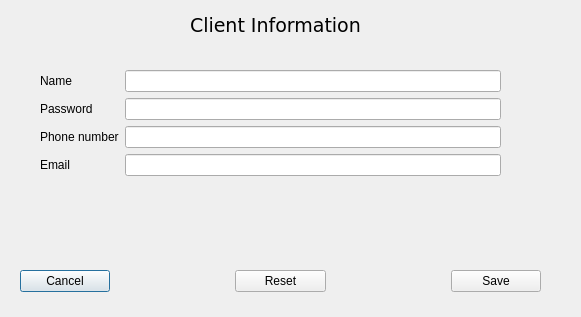
<?xml version="1.0" encoding="UTF-8"?>
<ui version="4.0">
 <class>AddClientDialog</class>
 <widget class="QDialog" name="AddClientDialog">
  <property name="geometry">
   <rect>
    <x>0</x>
    <y>0</y>
    <width>581</width>
    <height>317</height>
   </rect>
  </property>
  <property name="windowTitle">
   <string>Dialog</string>
  </property>
  <widget class="QLabel" name="label_title">
   <property name="geometry">
    <rect>
     <x>190</x>
     <y>0</y>
     <width>181</width>
     <height>51</height>
    </rect>
   </property>
   <property name="font">
    <font>
     <family>DejaVu Sans</family>
     <pointsize>14</pointsize>
    </font>
   </property>
   <property name="text">
    <string>Client Information</string>
   </property>
  </widget>
  <widget class="QWidget" name="widget_fields" native="true">
   <property name="geometry">
    <rect>
     <x>40</x>
     <y>70</y>
     <width>461</width>
     <height>181</height>
    </rect>
   </property>
   <layout class="QFormLayout" name="formLayout_2">
    <item row="0" column="0">
     <widget class="QLabel" name="label_name">
      <property name="text">
       <string>Name</string>
      </property>
     </widget>
    </item>
    <item row="0" column="1">
     <widget class="QLineEdit" name="lineEdit_name"/>
    </item>
    <item row="2" column="0">
     <widget class="QLabel" name="label_phoneNumber">
      <property name="text">
       <string>Phone number</string>
      </property>
     </widget>
    </item>
    <item row="2" column="1">
     <widget class="QLineEdit" name="lineEdit_phoneNumber"/>
    </item>
    <item row="3" column="0">
     <widget class="QLabel" name="label_email">
      <property name="text">
       <string>Email</string>
      </property>
     </widget>
    </item>
    <item row="3" column="1">
     <widget class="QLineEdit" name="lineEdit_email"/>
    </item>
    <item row="1" column="0">
     <widget class="QLabel" name="label_password">
      <property name="text">
       <string>Password</string>
      </property>
     </widget>
    </item>
    <item row="1" column="1">
     <widget class="QLineEdit" name="lineEdit_password"/>
    </item>
   </layout>
  </widget>
  <widget class="QWidget" name="widget_buttons" native="true">
   <property name="geometry">
    <rect>
     <x>20</x>
     <y>260</y>
     <width>521</width>
     <height>43</height>
    </rect>
   </property>
   <layout class="QHBoxLayout" name="horizontalLayout">
    <property name="spacing">
     <number>125</number>
    </property>
    <item>
     <widget class="QPushButton" name="cancelButton">
      <property name="text">
       <string>Cancel</string>
      </property>
     </widget>
    </item>
    <item>
     <widget class="QPushButton" name="resetButton">
      <property name="text">
       <string>Reset</string>
      </property>
     </widget>
    </item>
    <item>
     <widget class="QPushButton" name="saveButton">
      <property name="text">
       <string>Save</string>
      </property>
     </widget>
    </item>
   </layout>
  </widget>
 </widget>
 <resources/>
 <connections/>
</ui>
